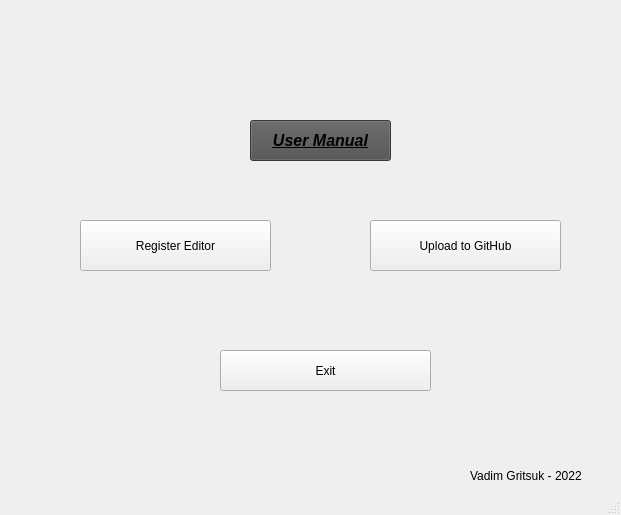
<?xml version="1.0" encoding="UTF-8"?>
<ui version="4.0">
 <class>MainWindow_2</class>
 <widget class="QMainWindow" name="MainWindow_2">
  <property name="geometry">
   <rect>
    <x>0</x>
    <y>0</y>
    <width>621</width>
    <height>515</height>
   </rect>
  </property>
  <property name="windowTitle">
   <string>MainWindow</string>
  </property>
  <property name="styleSheet">
   <string notr="true"/>
  </property>
  <widget class="QWidget" name="centralwidget">
   <widget class="QPushButton" name="pushButton_3">
    <property name="geometry">
     <rect>
      <x>370</x>
      <y>220</y>
      <width>191</width>
      <height>51</height>
     </rect>
    </property>
    <property name="text">
     <string>Upload to GitHub</string>
    </property>
   </widget>
   <widget class="QPushButton" name="pushButton_4">
    <property name="geometry">
     <rect>
      <x>250</x>
      <y>120</y>
      <width>141</width>
      <height>41</height>
     </rect>
    </property>
    <property name="font">
     <font>
      <pointsize>12</pointsize>
      <italic>true</italic>
      <bold>true</bold>
      <underline>true</underline>
      <strikeout>false</strikeout>
      <stylestrategy>PreferAntialias</stylestrategy>
      <kerning>true</kerning>
     </font>
    </property>
    <property name="autoFillBackground">
     <bool>false</bool>
    </property>
    <property name="styleSheet">
     <string notr="true">background-image: url(:/resource/img/kX6dL.png);
background-color: rgb(79, 79, 79);
</string>
    </property>
    <property name="text">
     <string>User Manual</string>
    </property>
    <property name="autoDefault">
     <bool>false</bool>
    </property>
   </widget>
   <widget class="QPushButton" name="pushButton_2">
    <property name="geometry">
     <rect>
      <x>220</x>
      <y>350</y>
      <width>211</width>
      <height>41</height>
     </rect>
    </property>
    <property name="styleSheet">
     <string notr="true"/>
    </property>
    <property name="text">
     <string>Exit</string>
    </property>
   </widget>
   <widget class="QPushButton" name="pushButton">
    <property name="geometry">
     <rect>
      <x>80</x>
      <y>220</y>
      <width>191</width>
      <height>51</height>
     </rect>
    </property>
    <property name="text">
     <string>Register Editor</string>
    </property>
   </widget>
   <widget class="QLabel" name="label">
    <property name="geometry">
     <rect>
      <x>470</x>
      <y>460</y>
      <width>141</width>
      <height>31</height>
     </rect>
    </property>
    <property name="text">
     <string>Vadim Gritsuk - 2022</string>
    </property>
   </widget>
  </widget>
  <widget class="QStatusBar" name="statusbar"/>
 </widget>
 <resources/>
 <connections>
  <connection>
   <sender>pushButton_2</sender>
   <signal>clicked()</signal>
   <receiver>MainWindow_2</receiver>
   <slot>close()</slot>
   <hints>
    <hint type="sourcelabel">
     <x>433</x>
     <y>444</y>
    </hint>
    <hint type="destinationlabel">
     <x>580</x>
     <y>456</y>
    </hint>
   </hints>
  </connection>
 </connections>
</ui>
